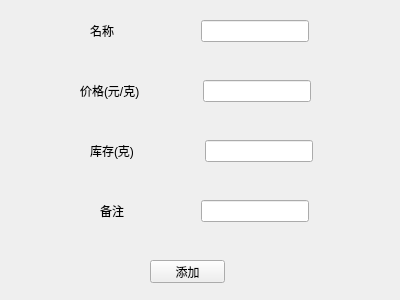
<?xml version="1.0" encoding="UTF-8"?>
<ui version="4.0">
 <class>Add_medicine_entry</class>
 <widget class="QWidget" name="Add_medicine_entry">
  <property name="geometry">
   <rect>
    <x>0</x>
    <y>0</y>
    <width>400</width>
    <height>300</height>
   </rect>
  </property>
  <property name="windowTitle">
   <string>Form</string>
  </property>
  <widget class="QPushButton" name="add">
   <property name="geometry">
    <rect>
     <x>150</x>
     <y>260</y>
     <width>75</width>
     <height>23</height>
    </rect>
   </property>
   <property name="text">
    <string>添加</string>
   </property>
  </widget>
  <widget class="QWidget" name="layoutWidget">
   <property name="geometry">
    <rect>
     <x>90</x>
     <y>20</y>
     <width>219</width>
     <height>22</height>
    </rect>
   </property>
   <layout class="QHBoxLayout" name="horizontalLayout">
    <item>
     <widget class="QLabel" name="label_5">
      <property name="text">
       <string>名称</string>
      </property>
     </widget>
    </item>
    <item>
     <spacer name="horizontalSpacer_4">
      <property name="orientation">
       <enum>Qt::Horizontal</enum>
      </property>
      <property name="sizeHint" stdset="0">
       <size>
        <width>48</width>
        <height>20</height>
       </size>
      </property>
     </spacer>
    </item>
    <item>
     <widget class="QLineEdit" name="name"/>
    </item>
   </layout>
  </widget>
  <widget class="QWidget" name="layoutWidget">
   <property name="geometry">
    <rect>
     <x>80</x>
     <y>80</y>
     <width>231</width>
     <height>22</height>
    </rect>
   </property>
   <layout class="QHBoxLayout" name="horizontalLayout_2">
    <item>
     <widget class="QLabel" name="label_4">
      <property name="text">
       <string>价格(元/克)</string>
      </property>
     </widget>
    </item>
    <item>
     <spacer name="horizontalSpacer_3">
      <property name="orientation">
       <enum>Qt::Horizontal</enum>
      </property>
      <property name="sizeHint" stdset="0">
       <size>
        <width>18</width>
        <height>20</height>
       </size>
      </property>
     </spacer>
    </item>
    <item>
     <widget class="QLineEdit" name="price"/>
    </item>
   </layout>
  </widget>
  <widget class="QWidget" name="layoutWidget">
   <property name="geometry">
    <rect>
     <x>100</x>
     <y>200</y>
     <width>209</width>
     <height>22</height>
    </rect>
   </property>
   <layout class="QHBoxLayout" name="horizontalLayout_4">
    <item>
     <widget class="QLabel" name="label_7">
      <property name="text">
       <string>备注</string>
      </property>
     </widget>
    </item>
    <item>
     <spacer name="horizontalSpacer">
      <property name="orientation">
       <enum>Qt::Horizontal</enum>
      </property>
      <property name="sizeHint" stdset="0">
       <size>
        <width>38</width>
        <height>20</height>
       </size>
      </property>
     </spacer>
    </item>
    <item>
     <widget class="QLineEdit" name="comm"/>
    </item>
   </layout>
  </widget>
  <widget class="QWidget" name="">
   <property name="geometry">
    <rect>
     <x>90</x>
     <y>140</y>
     <width>223</width>
     <height>22</height>
    </rect>
   </property>
   <layout class="QHBoxLayout" name="horizontalLayout_3">
    <item>
     <widget class="QLabel" name="label_6">
      <property name="text">
       <string>库存(克)</string>
      </property>
     </widget>
    </item>
    <item>
     <spacer name="horizontalSpacer_2">
      <property name="orientation">
       <enum>Qt::Horizontal</enum>
      </property>
      <property name="sizeHint" stdset="0">
       <size>
        <width>28</width>
        <height>17</height>
       </size>
      </property>
     </spacer>
    </item>
    <item>
     <widget class="QLineEdit" name="stock"/>
    </item>
   </layout>
  </widget>
 </widget>
 <resources/>
 <connections/>
</ui>
